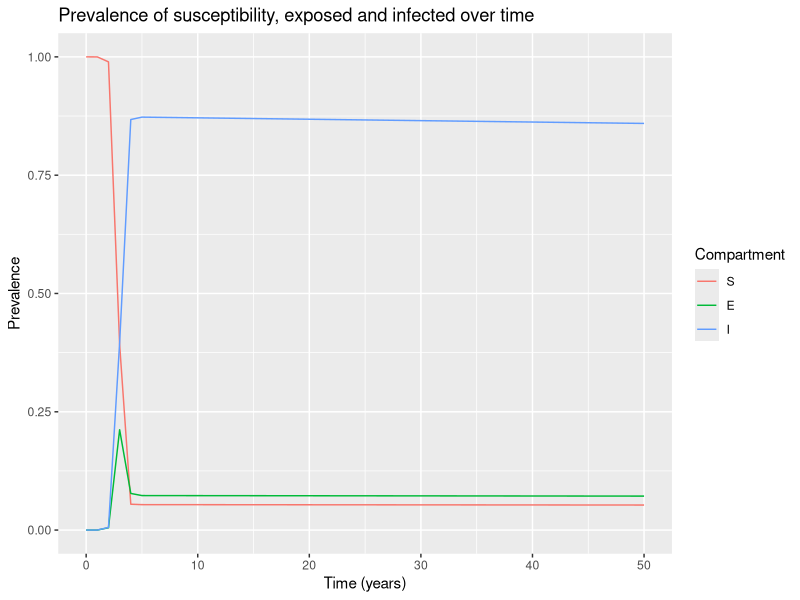

Reproduce this figure in R.
# LOAD THE PACKAGES:
library(deSolve)
library(reshape2)
library(ggplot2)

# MODEL INPUTS:

# Vector storing the initial number of animals in each compartment (at timestep 0)
initial_state_values <- c(S = 999999,  # the whole population we are modelling is susceptible to infection
                          E = 1, 
                          I = 0)       

# Vector storing the parameters describing the transition rates in units of days^-1
parameters <- c(beta = 0.0276*365,     # the infection rate in units of years^-1
                delta = 0.0164*365,     # the latency period in units of years^-1
                u = 1/2,       #death rate
                a = 1/(7*365),         #cull due to infection
                b = 1/2)      # birth rate

# TIMESTEPS:

# Vector storing the sequence of timesteps to solve the model at
times <- seq(from = 0, to = 50, by = 1)   # from 0 to 100 years in daily intervals

# SEID MODEL FUNCTION: 

# The model function takes as input arguments (in the following order): time, state and parameters
seid_model <- function(time, state, parameters) {  
  
  with(as.list(c(state, parameters)), {  # tell R to unpack variable names from the state and parameters inputs
    
    N <- S + E + I
    lambda <- beta * I/N
    
    # The differential equations
    dS <- -lambda * S - u * S + b * N            
    dE <- lambda * S - delta * E - u * E 
    dI <- delta * E - a * I - u * I
    
    # Return the number of animals in the S, E and I compartments at each timestep 
    # (in the same order as the input state variables)
    return(list(c(dS, dE, dI))) 
  })
  
}

# MODEL OUTPUT (solving the differential equations):

# Solving the differential equations using the ode integration algorithm
output <- as.data.frame(ode(y = initial_state_values, 
                            times = times, 
                            func = seid_model,
                            parms = parameters))

output_long <- melt(as.data.frame(output), id = "time")                  # turn output dataset into long format

# Adding a column for the prevalence proportion to the long-format output
output_long$prevalence <- output_long$value/sum(initial_state_values)

# Plot the prevalence proportion
ggplot(data = output_long,                                               # specify object containing data to plot
       aes(x = time, y = prevalence, colour = variable, group = variable)) +  # assign columns to axes and groups
  geom_line() +                                                          # represent data as lines
  xlab("Time (years)")+                                                   # add label for x axis
  ylab("Prevalence") +                                      # add label for y axis
  labs(colour = "Compartment",                                           # add legend title
       title = "Prevalence of susceptibility, exposed and infected over time")   # add plot title

#R0= beta/(a+u) * (delta+u)/u
